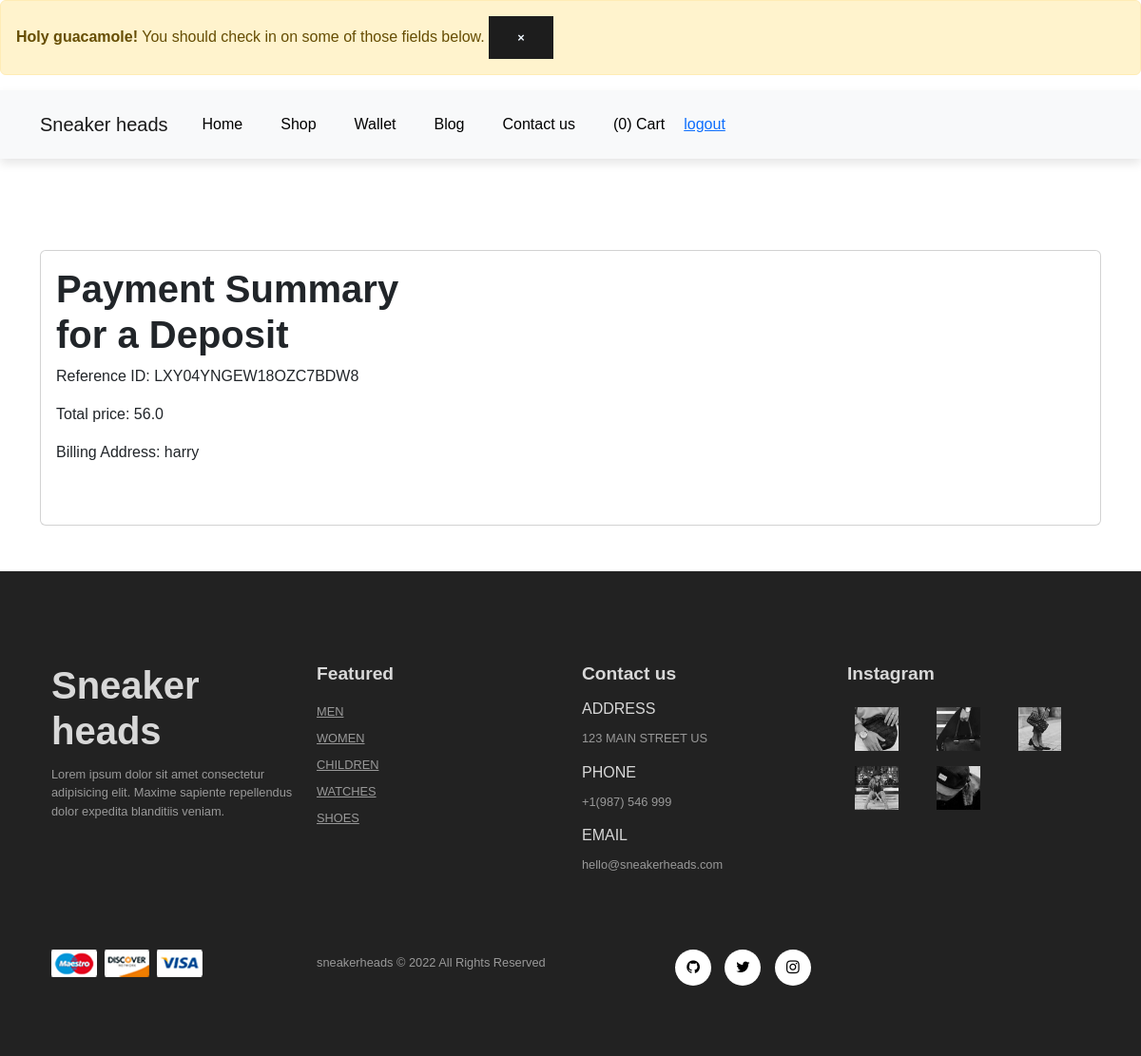
The app's page /shop/payment/ (signed in) with its own data.
### core/models.py (models this page shows, shortened)
class Order(models.Model):
    id = models.AutoField(primary_key=True)
    user = models.ForeignKey(settings.AUTH_USER_MODEL, on_delete=models.CASCADE)
    order_type = models.CharField(choices=ORDER_TYPE_CHOICES, max_length=2,blank=True,null=True)
    items = models.ManyToManyField(OrderItem,blank=True)
    start_date = models.DateTimeField(auto_now_add=True)
    ordered_date = models.DateTimeField(auto_now_add=False)
    ordered = models.BooleanField(default=False)
    ref_code = models.CharField( max_length=50,blank=True,null=True)
    value = models.FloatField(default=0.0)
    shipping_address = models.ForeignKey(
        Address, related_name='shipping_address', on_delete=models.SET_NULL, blank=True, null=True)
    billing_address = models.ForeignKey(
        Address, related_name='billing_address', on_delete=models.SET_NULL, blank=True, null=True)
    payment = models.ForeignKey(Payment,  on_delete=models.SET_NULL, blank=True,null=True)
    def get_total(self):
        for order_item in self.items.all():
            self.value += order_item.get_final_price()
        return self.value

class Address(models.Model):
    id = models.AutoField(primary_key=True)
    user = models.ForeignKey(settings.AUTH_USER_MODEL,
                             on_delete=models.CASCADE)
    street_address = models.CharField(max_length=100)
    apartment_address = models.CharField(max_length=100)
    zip = models.CharField(max_length=100)
    address_type = models.CharField(max_length=1, choices=ADDRESS_CHOICES)
    default = models.BooleanField(default=False)
    def __str__(self):
        return self.user.username

### core/views.py (the view)
# urls.py: path(r'payment/',payment_view,name='payment'),
@login_required()
def payment_view(request):
    order = Order.objects.get(user=request.user,ordered=False)
    wallet = Wallet.objects.get(user= request.user)
    context = {
                'wallet':wallet,
                'order':order,
              }
    return render(request,'payment2.htm',context)

### core/templatetags/cart_template_tags.py (called while the page is built)
@register.filter
def cart_item_count(user):
    if user.is_authenticated:
        qs = Order.objects.filter(user=user,ordered=False)
        if qs.exists():
            return qs[0].items.count()
    return 0

### templates/payment2.htm (shortened to what this page needs)
{% extends "base_layout.htm" %}
{% block content %}
  <div class="container my-5 pt-5">
    <div class="card" style="width: 100%;">
      <div class="card-body">
        <h1>Payment Summary <br/>
          {% if order.order_type == 'BG' %}
           for Shopping
          {% else %}
          for a Deposit
          {% endif %}
        </h1>
        <p><bold>Reference ID:</bold> {{ order.ref_code }}</p>
        <p><bold>Total price:</bold> {{order.get_total}}</p>
        <p><bold>Billing Address:</bold> {{order.billing_address}}</p>
      </div>
      <div class="card-body text-center">
      </div>
    </div>
  </div>
{% endblock content %}

### templates/nav.htm (shortened to what this page needs)
{%load cart_template_tags%}
<nav class="navbar navbar-expand-lg bg-light py-3">
    <div class="container">
    <a class="navbar-brand" href="index.html">Sneaker heads</a>
    <div class="collapse navbar-collapse" id="navbarSupportedContent">
        <ul class="navbar-nav ml-auto">
            <li class="nav-item">
                <a class="nav-link" href="/">Home</a>
            </li>
            <li class="nav-item">
                <a class="nav-link" href="{% url 'core:shop' %}">Shop</a>
            </li>
            <li class="nav-item">
                <a class="nav-link" href="{%url 'core:wallet'%}">Wallet</a>
            </li>
            <li class="nav-item">
                <a class="nav-link" href="#">Blog</a>
            </li>
            <li class="nav-item">
                <a class="nav-link" href="#">Contact us</a>
            </li>
            {%if request.user.is_authenticated%}
            <li class="nav-item">
                <a class="nav-link" href="{% url 'core:order-summary' %}">
                    <span>({{request.user|cart_item_count}})</span>
                    Cart
                </a>
            </li>
            <li class="nav-item">
                <a href="{%url 'account_logout'%}">logout</a>
            </li>
            {% endif %}
        </ul>
    </div>
    </div>
</nav>

### static/assets/style.css (style rules this page uses)
* { margin: 0; padding: 0; box-sizing: border-box; }
body { font-family: 'Poppins', sans-serif; }
h1 { font-size: 2.5rem; font-weight: 700; }
.navbar { font-size:16px; top: 0; left: 0; box-shadow: 0 5px 10px rgba(0, 0, 0, 0.1); }
.navbar-expand-lg .navbar-nav .nav-link { padding: 0 20px; color: black; transition: 0.3s ease; }

### records on screen
Order: ref_code "LXY04YNGEW18OZC7BDW8", get_total "56.0", billing_address "harry"

### other values on screen
{{ request.user|cart_item_count }} "0"
